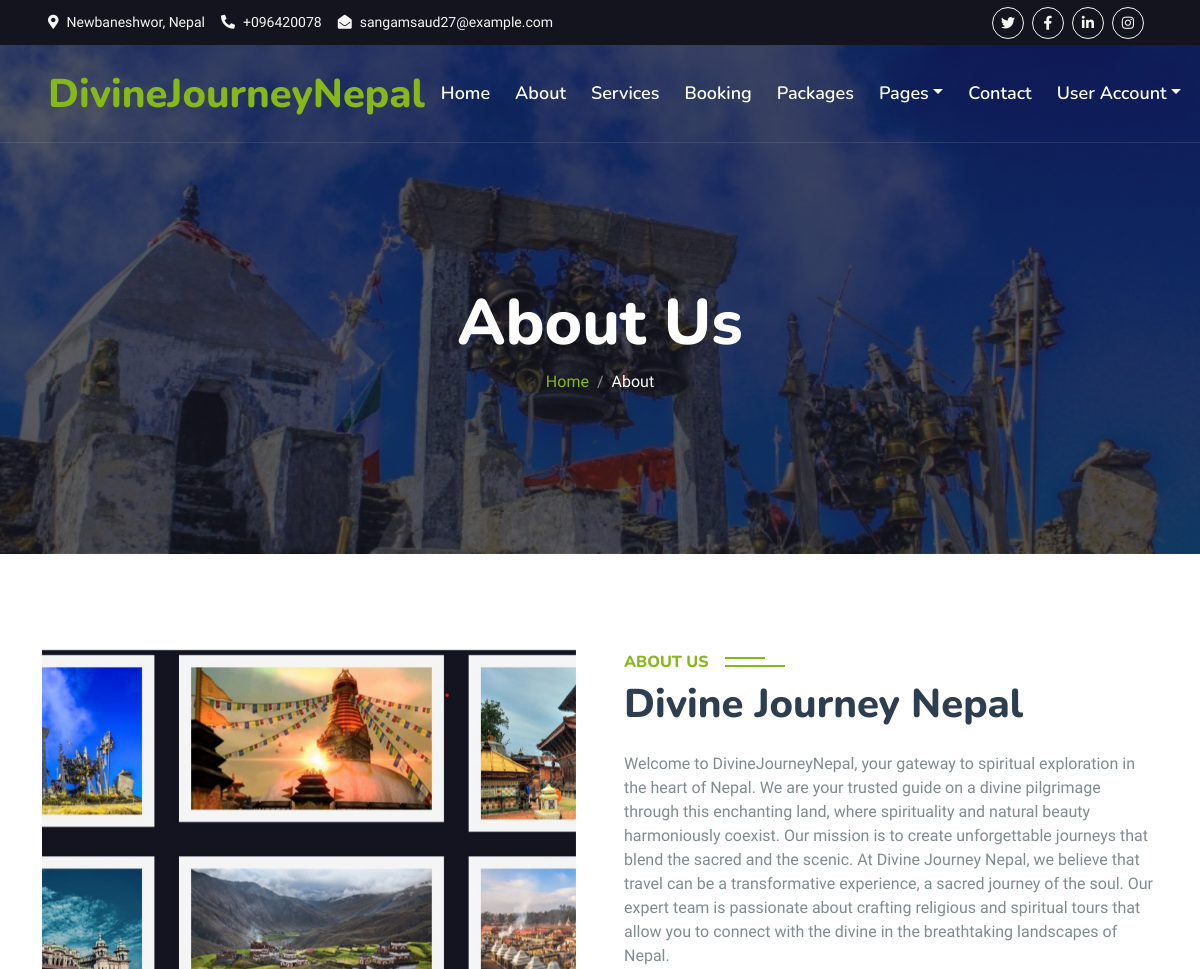
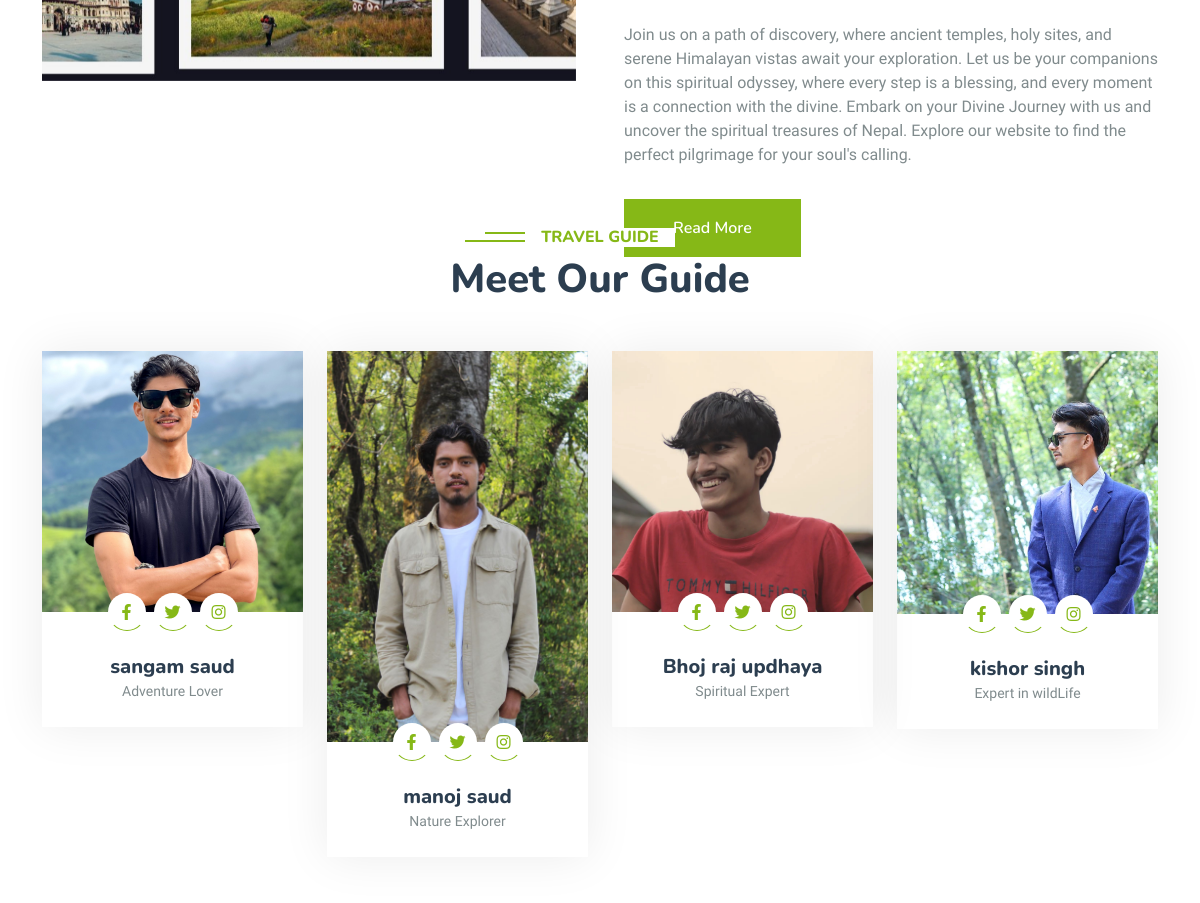
Before: /about (upper part) with the older database file (2 pictures, top to bottom).
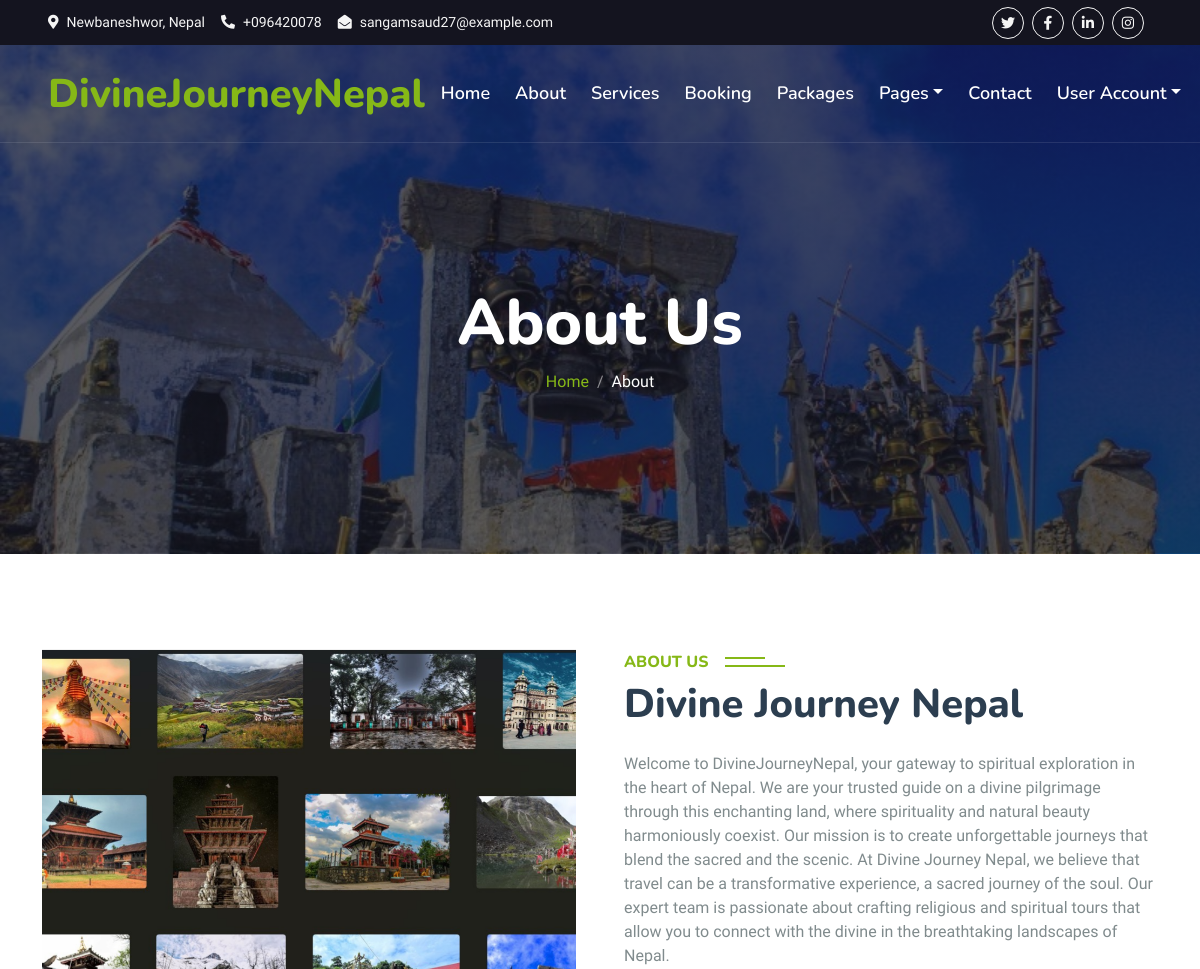
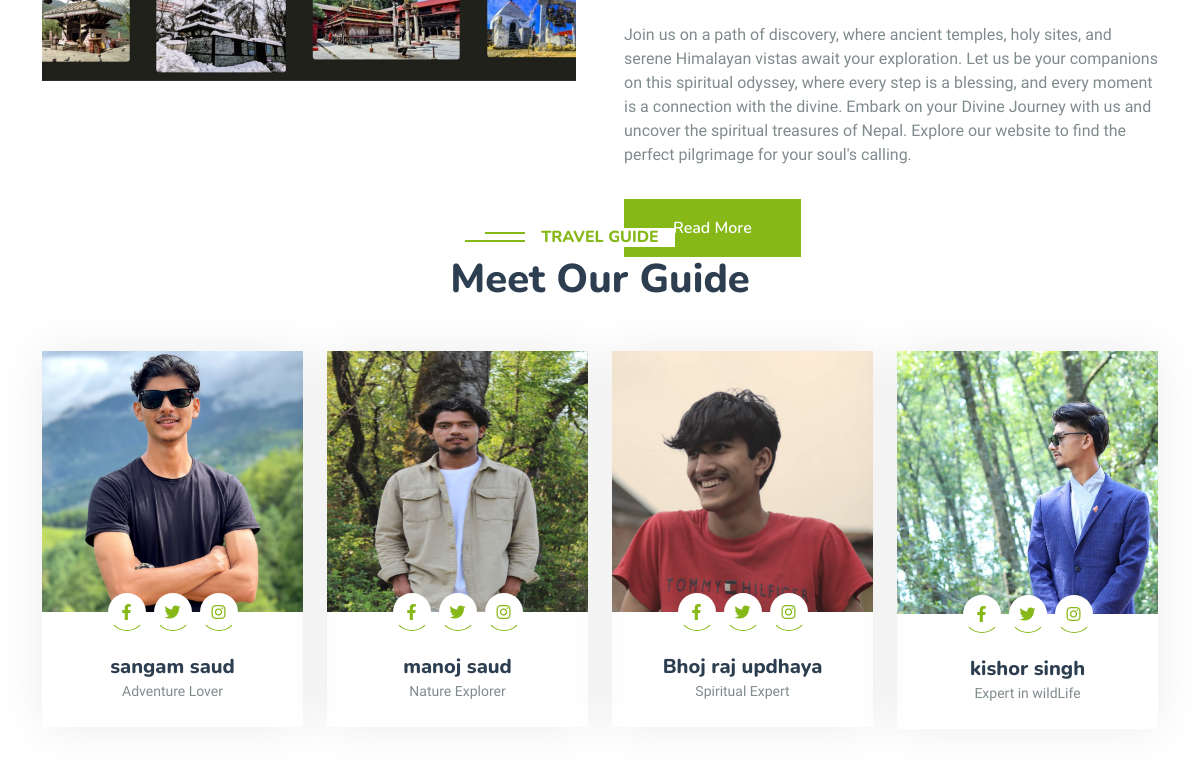
After: the same page with the newer database file (2 pictures, top to bottom).
### home/models.py (models this page shows, shortened)
class About(models.Model):
    title = models.CharField(max_length=300)
    image = models.ImageField(upload_to='media')
    description_1 = models.TextField()
    description_2 = models.TextField()

class Team (models.Model):
    name = models.CharField(max_length=300)
    image = models.ImageField(upload_to='media')
    designation = models.CharField(max_length=300)

### home/views.py (the view)
# urls.py: path('about', about, name = 'about'),
def about(request):
    views = {}
    views['abouts'] = About.objects.all()
    views['teams'] = Team.objects.all()
    return render(request ,'about.html', views)

### templates/about.html
{% extends 'base.html' %}
{% load static %}
{% block content %}
        <div class="container-fluid bg-primary py-5 mb-5 hero-header">
            <div class="container py-5">
                <div class="row justify-content-center py-5">
                    <div class="col-lg-10 pt-lg-5 mt-lg-5 text-center">
                        <h1 class="display-3 text-white animated slideInDown">About Us</h1>
                        <nav aria-label="breadcrumb">
                            <ol class="breadcrumb justify-content-center">
                                <li class="breadcrumb-item"><a href="/">Home</a></li>
                                <li class="breadcrumb-item text-white active" aria-current="page">About</li>
                            </ol>
                        </nav>
                    </div>
                </div>
            </div>
        </div>
    </div>
<div class="container-xxl py-5">
    {% for ab in abouts %}
    <div class="container">
        <div class="row g-5">
            <div class="col-lg-6 wow fadeInUp" data-wow-delay="0.1s" style="height: 400px;">
                <div class="position-relative h-100">
                    <img class="img-fluid position-absolute" src="{{ ab.image.url }}" alt="" style="object-fit: cover; width: 100%; height: 100%;">
                </div>
            </div>
            <div class="col-lg-6 wow fadeInUp" data-wow-delay="0.3s" style="height: 400px;">
                <h6 class="section-title bg-white text-start text-primary pe-3">About Us</h6>
                <h1 class="mb-4">{{ ab.title }}</h1>
                <div>
                    <p class="mb-4">{{ ab.description_1 }}</p>
                </div>
                <p class="mb-4">{{ ab.description_2 }}</p>
                <a class="btn btn-primary py-3 px-5 mt-2" href="about">Read More</a>
            </div>
        </div>
    </div>
    {% endfor %}
</div>
<br><br>
    <div class="container-xxl py-5">
        <div class="container">
            <div class="text-center wow fadeInUp" data-wow-delay="0.1s">
                <h6 class="section-title bg-white text-center text-primary px-3">Travel Guide</h6>
                <h1 class="mb-5">Meet Our Guide</h1>
            </div>
            <div class="row g-4">
                {% for team in teams %}
                <div class="col-lg-3 col-md-6 wow fadeInUp" data-wow-delay="0.1s">
                    <div class="team-item">
                        <div class="overflow-hidden">
                            <img class="img-fluid" src="{{team.image.url}}" alt="">
                        </div>
                        <div class="position-relative d-flex justify-content-center" style="margin-top: -19px;">
                            <a class="btn btn-square mx-1" href=""><i class="fab fa-facebook-f"></i></a>
                            <a class="btn btn-square mx-1" href=""><i class="fab fa-twitter"></i></a>
                            <a class="btn btn-square mx-1" href=""><i class="fab fa-instagram"></i></a>
                        </div>
                        <div class="text-center p-4">
                            <h5 class="mb-0">{{team.name}}</h5>
                            <small>{{team.designation}}</small>
                        </div>
                    </div>
                </div>
            {% endfor %}
        </div>
    </div>
{% endblock %}

### templates/base.html (shortened to what this page needs)
<!DOCTYPE html>
{% load static %}
<html lang="en">
<head>
    <link href="https://cdnjs.cloudflare.com/ajax/libs/font-awesome/5.10.0/css/all.min.css" rel="stylesheet">
    <link href="https://cdn.jsdelivr.net/npm/bootstrap-icons@1.4.1/font/bootstrap-icons.css" rel="stylesheet">
    <link href="{% static 'lib/animate/animate.min.css' %}" rel="stylesheet">
    <link href="{% static 'lib/owlcarousel/assets/owl.carousel.min.css' %}" rel="stylesheet">
    <link href="{% static 'lib/tempusdominus/css/tempusdominus-bootstrap-4.min.css' %}" rel="stylesheet" />
    <link href="{% static 'css/bootstrap.min.css' %}" rel="stylesheet">
    <link href="{% static 'css/style.css' %}" rel="stylesheet">
</head>
<body>
    <div class="container-fluid bg-dark px-5 d-none d-lg-block">
        <div class="row gx-0">
            <div class="col-lg-8 text-center text-lg-start mb-2 mb-lg-0">
                <div class="d-inline-flex align-items-center" style="height: 45px;">
                    <small class="me-3 text-light"><i class="fa fa-map-marker-alt me-2"></i>Newbaneshwor, Nepal</small>
                    <small class="me-3 text-light"><i class="fa fa-phone-alt me-2"></i>+096420078</small>
                    <small class="text-light"><i class="fa fa-envelope-open me-2"></i>sangamsaud27@example.com</small>
                </div>
            </div>
            <div class="col-lg-4 text-center text-lg-end">
                <div class="d-inline-flex align-items-center" style="height: 45px;">
                    <a class="btn btn-sm btn-outline-light btn-sm-square rounded-circle me-2" href="https://twitter.com/sangamsaud27"><i class="fab fa-twitter fw-normal"></i></a>
                    <a class="btn btn-sm btn-outline-light btn-sm-square rounded-circle me-2" href="https://www.facebook.com/sangam.saud.33"><i class="fab fa-facebook-f fw-normal"></i></a>
                    <a class="btn btn-sm btn-outline-light btn-sm-square rounded-circle me-2" href=""><i class="fab fa-linkedin-in fw-normal"></i></a>
                    <a class="btn btn-sm btn-outline-light btn-sm-square rounded-circle me-2" href="https://www.instagram.com/sangamsaud27/"><i class="fab fa-instagram fw-normal"></i></a>
                </div>
            </div>
        </div>
    </div>
    <div class="container-fluid position-relative p-0">
        <nav class="navbar navbar-expand-lg navbar-light px-4 px-lg-5 py-3 py-lg-0">
            <a href="/" class="navbar-brand p-0">
                <h1 class="text-primary m-0">DivineJourneyNepal</h1>
            </a>
            <div class="collapse navbar-collapse" id="navbarCollapse">
                <div class="navbar-nav ms-auto py-0">
                    <a href="/" class="nav-item nav-link ">Home</a>
                    <a href="about" class="nav-item nav-link">About</a>
                    <a href="service" class="nav-item nav-link">Services</a>
                    <a href="booking" class="nav-item nav-link">Booking</a>
                    <a href="package" class="nav-item nav-link">Packages</a>
                    <div class="nav-item dropdown">
                        <a href="#" class="nav-link dropdown-toggle" data-bs-toggle="dropdown">Pages</a>
                    </div>
                    <a href="contact" class="nav-item nav-link">Contact</a>
                </div>
                <div class="btn-group">
                     <div class="navbar-nav ml-auto">
                    {% if user.is_authenticated %}
                    <div class="nav-item dropdown">
                        <a href="#" class="nav-link dropdown-toggle" data-toggle="dropdown">{{user.username}}</a>
                        <div class="dropdown-menu">
                            <a href="/accounts/logout" class="dropdown-item">Logout</a>
                        </div>
                    </div>
                    {% else %}
                    <div class="nav-item dropdown">
                        <a href="#" class="nav-link dropdown-toggle" data-toggle="dropdown">User Account</a>
                    </div>
                    {% endif %}
                </div>
                </div>
            </div>
        </nav>
    {% block content %}
    {% endblock %}
</body>
</html>

### static/css/style.css (style rules this page uses)
:root { --primary: #86B817; --secondary: #FE8800; --light: #F5F5F5; --dark: #14141F; }
.btn { font-family: 'Nunito', sans-serif; font-weight: 600; transition: .5s; }
.btn.btn-primary, .btn.btn-secondary { color: #FFFFFF; }
.btn-square { width: 38px; height: 38px; }
.btn-sm-square { width: 32px; height: 32px; }
.btn-square, .btn-sm-square, .btn-lg-square { padding: 0; display: flex; align-items: center; justify-content: center; font-weight: normal; border-radius: 0px; }
.navbar-light .navbar-nav .nav-link { font-family: 'Nunito', sans-serif; position: relative; margin-right: 25px; padding: 35px 0; color: #FFFFFF !important; font-size: 18px; font-weight: 600; outline: none; transition: .5s; }
@media (min-width: 992px) { .navbar-light { position: absolute; width: 100%; top: 0; left: 0; border-bottom: 1px solid rgba(256, 256, 256, .1); z-index: 999; } }
@media (min-width: 992px) { .navbar-light .navbar-nav .nav-link::before { position: absolute; content: ""; width: 0; height: 2px; bottom: -1px; left: 50%; background: var(--primary); transition: .5s; } }
.hero-header { background: linear-gradient(rgba(20, 20, 31, .7), rgba(20, 20, 31, .7)), url(../img/badimalikaa.jpg); background-position: center center; background-repeat: no-repeat; background-size: cover; }
.breadcrumb-item + .breadcrumb-item::before { color: rgba(255, 255, 255, .5); }
.section-title { position: relative; display: inline-block; text-transform: uppercase; }
.section-title::before { position: absolute; content: ""; width: calc(100% + 80px); height: 2px; top: 4px; left: -40px; background: var(--primary); z-index: -1; }
.section-title::after { position: absolute; content: ""; width: calc(100% + 120px); height: 2px; bottom: 5px; left: -60px; background: var(--primary); z-index: -1; }
.section-title.text-start::before { width: calc(100% + 40px); left: 0; }
.section-title.text-start::after { width: calc(100% + 60px); left: 0; }
.team-item { box-shadow: 0 0 45px rgba(0, 0, 0, .08); }
.team-item img { transition: .5s; }
.team-item .btn { background: #FFFFFF; color: var(--primary); border-radius: 20px; border-bottom: 1px solid var(--primary); }

Changed rows visible on the page:
changed About "Divine Journey Nepal": image: a different picture
changed Team "manoj saud": image: a different picture
